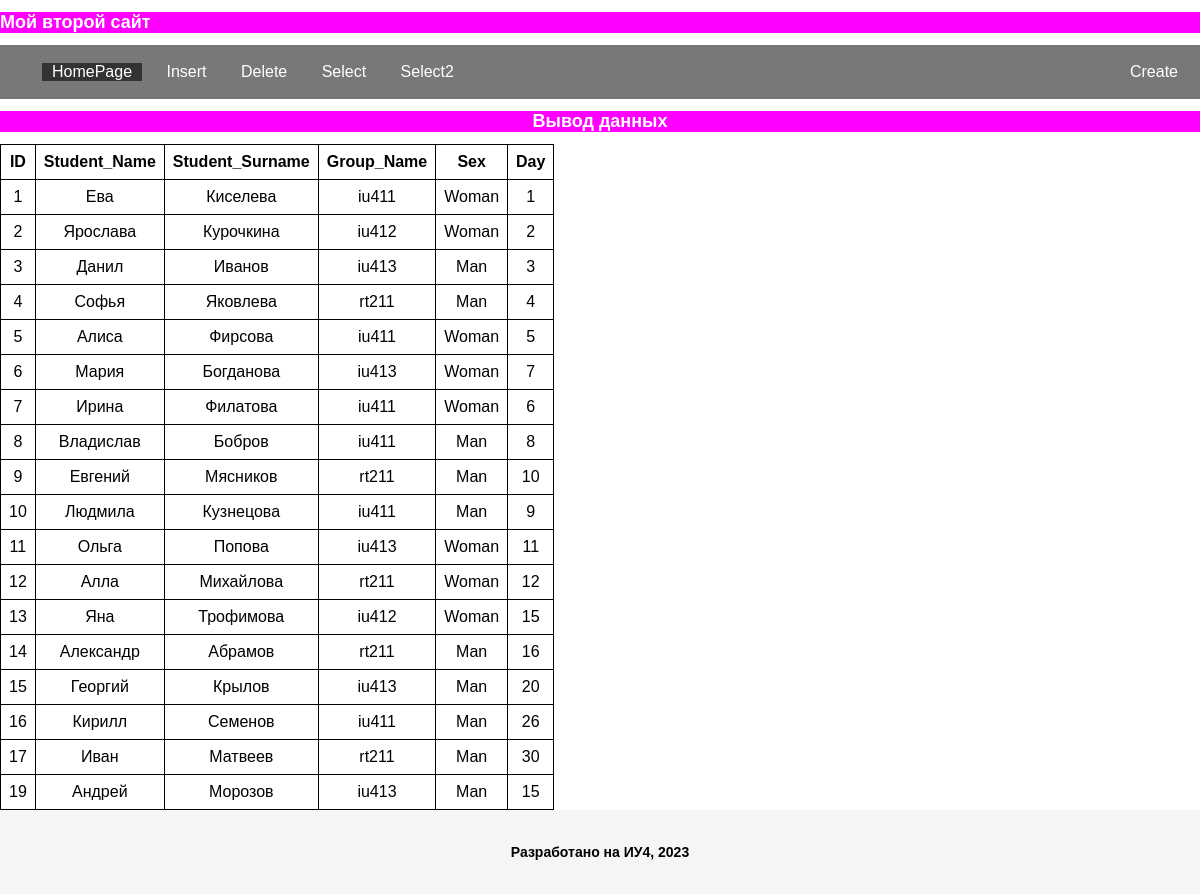
Page /HomePage on the earlier database version.
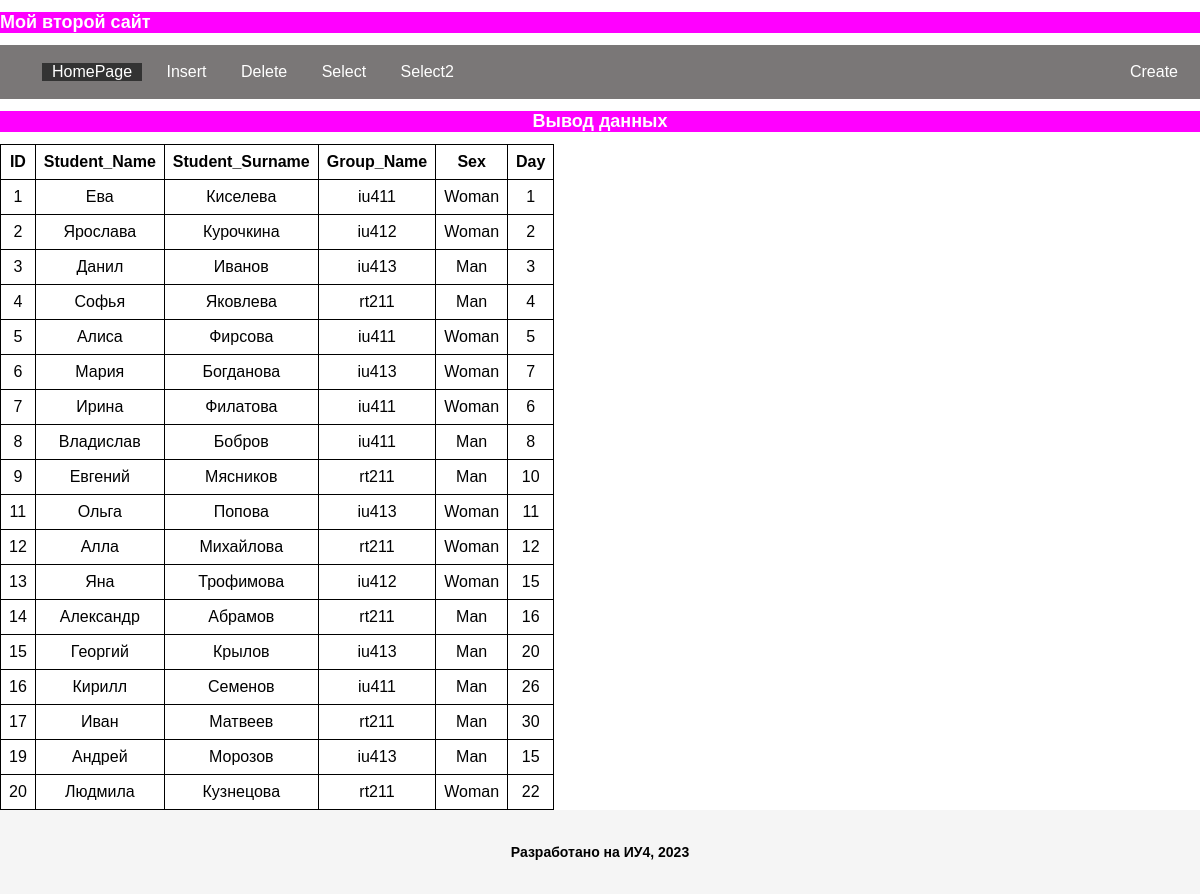
Same page on the later database version.
### tables this page shows
CREATE TABLE Students (
    id INTEGER PRIMARY KEY AUTOINCREMENT,
    name TEXT NOT NULL,
    sname TEXT NOT NULL,
    grname TEXT  NOT NULL,
    sex Text NOT NULL,
    day INTEGER CHECK ((day <= 31) AND (day > 0))
    );

### main.py (the view)
@app.route('/HomePage')
def HomePage():
    connection = sqlite3.connect(Puth())
    cursor = connection.cursor()
    cursor.execute(''' SELECT * FROM Students''')
    data  = cursor.fetchall()
    connection.close()
    return render_template("HomePage.html", data =data, active='HomePage' )

### main.py (called while the page is built)
def Puth():
    current_dir = os.path.dirname(os.path.abspath(__file__))
    db_path = os.path.join(current_dir, 'database.db')
    return db_path

### templates/HomePage.html
{% extends 'base.html' %}
{% block body  %}
<div class = 'title'> <center><h1>Вывод данных</h1></center></div>
<table>
    <thead>
        <tr>
            <th>ID</th>
            <th>Student_Name</th>
            <th>Student_Surname</th>
            <th>Group_Name</th>
            <th>Sex</th>
            <th>Day</th>
        </tr>
    </thead>
    <tbody>
        {% for row in data %}
        <tr>
            <td>{{ row[0] }}</td>
            <td>{{ row[1] }}</td>
            <td>{{ row[2] }}</td>
            <td>{{ row[3] }}</td>
            <td>{{ row[4] }}</td>
            <td>{{ row[5] }}</td>
        </tr>
        {% endfor %}
    </tbody>
</table>
{% endblock body %}

### templates/base.html (shortened to what this page needs)
<!DOCTYPE html>
<html>
<head>
    <link rel="stylesheet" type="text/css" href="{{ url_for('static',filename='../static/style.css') }}">
</head>
<body>
    <div class = 'title'><h1> Мой второй сайт </h1></div>
    <nav>
      <ul>
          <li {% if active  == 'HomePage' %} class="active"{% endif %} ><a href="/HomePage">HomePage</a></li>
          <li {% if active  == 'Insert' %} class="active"{% endif %} ><a href="/Insert">Insert</a></li>
          <li {% if active  == 'Delete' %} class="active"{% endif %}><a href="/Delete">Delete</a></li>
          <li {% if active  == 'Select' %} class="active"{% endif %}><a href="/Select">Select</a></li>
          <li {% if active  == 'Select2' %} class="active"{% endif %}><a href="/Select2">Select2</a></li>
          <div {% if active == 'Create' %} class="active" {% endif %} id='create'><li ><a href="/Create">Create</a></li></div>
      </ul>
  </nav>
    {% block body %}{% endblock body%}
    <footer>
        <div class="container">
          <p class="copyright">Разработано на ИУ4, 2023</p>
        </div>
      </footer>
</body>
</html>

### static/style.css (style rules this page uses)
body { font-family: Arial, sans-serif; margin: 0; padding: 0; }
.title { background-color: magenta; margin: 7px auto; display: block; position: relative; color: white; }
nav { background-color: rgb(122, 119, 119); color: rgb(58, 53, 53); padding: 2px; }
nav ul { list-style-type: none; }
nav ul li { display: inline-block; margin-right: 10px; }
nav ul li a { text-decoration: none; color: white; }
h1, h2, h3, h4, h5, h6 { font-size: 18px; font-weight: bold; }
p { font-size: 14px; }
nav ul li a { padding: 10px; }
footer { background-color: #f5f5f5; padding: 20px; }
.container { display: flex; justify-content: space-between; flex-wrap: wrap; }
.copyright { font-size: 14px; font-weight: bold; margin-left: auto; margin-right: auto; }
#create { position: relative; margin: 0px; padding: 0px; float: right; }
table { border-collapse: collapse; padding: 20px; text-align: center; align-items: center; justify-content: center; }
th, td { border: 1px solid black; padding: 8px; }
.active { background-color: #333; border-color: #333; color: #eee; }

Differences in the rows shown:
removed Students: id "10", name "Людмила", sname "Кузнецова", grname "iu411", sex "Man", day "9"
added Students: id "20", name "Людмила", sname "Кузнецова", grname "rt211", sex "Woman", day "22"
